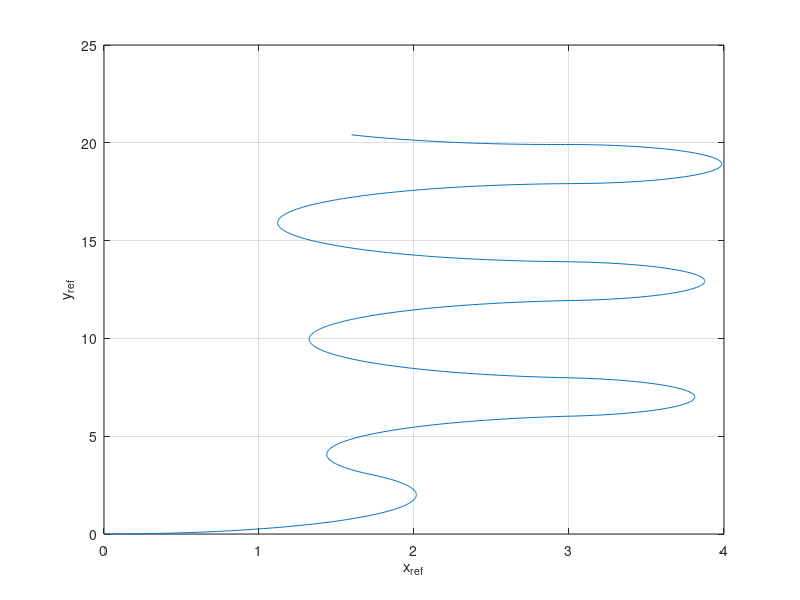

MATLAB code to generate this figure:
echo off;
clear all; close all; clc;

T = 0.1;
v = 0.3; 
r = 2; 
w = v/r; 
Tf = 1000;

% Inicializacao:
xref(1) = 0;
yref(1) = 0;
thetaref(1) = 0;

for k = 1 : Tf
    
    if (yref(k)>3) w = -v/r; end
    if (xref(k)>3) w = 0; end
    if (xref(k)>3) w = 2*v/r; end
    
    vref(k) = v;
    wref(k) = w;
    
    % Modelo tradicional nao linear do robo:
    xref(k+1) = xref(k) + vref(k) * cos(thetaref(k)) * T;
    yref(k+1) = yref(k) + vref(k) * sin(thetaref(k)) * T;
    thetaref(k+1) = thetaref(k) + wref(k) * T;
  
end

% Graficos:
% hold on; box on; grid on;
% plot(xref,'g');
% plot(yref,'b');
% plot(thetaref,'r');
% legend('x_{ref}','y_{ref}','\theta_{ref}',0);
% xlabel('amostra'); ylabel('estados');
% hold off;
% 
figure;
hold on; box on; grid on;
xlabel('x_{ref}'); ylabel('y_{ref}');
plot(xref,yref);
hold off;

% Salva trajetoria de referencia:
save xref.mat xref;
save yref.mat yref;
save thetaref.mat thetaref;

% Salva controle de referencia:
save vref.mat vref;
save wref.mat wref;
